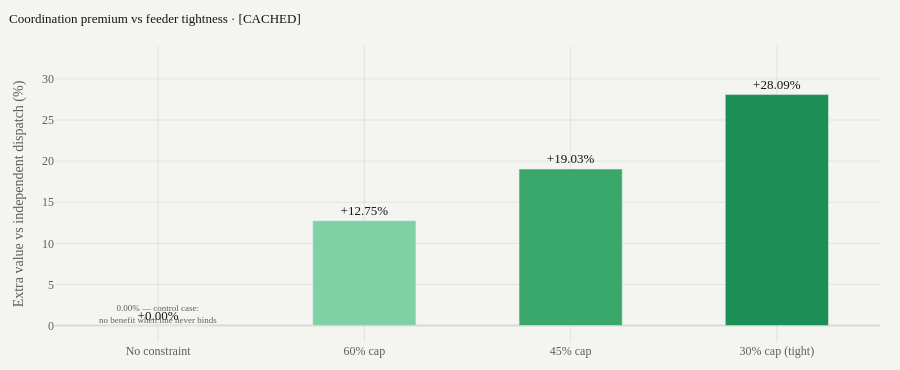

The cell this chart's notebook holds for it:
### Markdown cell above
<a id="6-1"></a>
### 6.1 · The decisive test — what is coordination worth?

This is the central scientific claim, so we test it adversarially. We compare two ways of
operating the *same* fleet on the *same* real prices:

- **Centralized (PRISM).** All devices optimised jointly, respecting the feeder coupling
  constraint (2.3e) — value $V_{\text{central}}$.
- **Independent + curtailment.** Each device optimises for itself, then a realistic
  merit-order rule curtails exports to satisfy the feeder cap (this is how many real systems
  actually operate, e.g. AutoGrid-style) — value $V_{\text{independent}}$.

The **coordination premium** is the extra value centralised control unlocks:

$$
\text{Premium} \;=\; \frac{V_{\text{central}} - V_{\text{independent}}}{V_{\text{independent}}}\times 100\%.
$$

We sweep the feeder cap $F_{f,t}$ from *loose* (100 % of nameplate — never binds) to *tight*
(30 % — binds hard).

> 🟢 **In plain words.** We are checking whether being clever about coordinating the devices
> actually makes more money than just letting each do its own thing. Crucially, we also check
> the case where the shared power line is so wide it never gets in the way — and there,
> coordination *should* be worth nothing. If our test reported a benefit there, it would be
> cheating. It reports **0.00 %**, which is the honest, correct answer and tells you the rest
> of the numbers are trustworthy.

### Code cell
# Coordination premium vs feeder tightness  [CACHED · decisive test]
caps=BENCH["coordination"]["cap_pct"]; inc=BENCH["coordination"]["increment_pct"]
lbl=BENCH["coordination"]["label"]
col=["#cfcfca" if v==0 else "#7fd1a3" if v<15 else "#3aa86b" if v<22 else "#1c8f57" for v in inc]
fig=go.Figure(go.Bar(x=lbl,y=inc,marker_color=col,width=.5,
    text=[f"+{v:.2f}%" for v in inc],textposition="outside",
    textfont=dict(size=13,color="#141414",family="ui-monospace")))
fig.add_annotation(x="No constraint",y=1.4,text="0.00% — control case:<br>no benefit when line never binds",
    showarrow=False,font=dict(size=9,color="#5f5f59",family="ui-monospace"))
fig.update_layout(title=dict(text="Coordination premium vs feeder tightness · [CACHED]",
    font=dict(color="#141414",size=13),x=.01),
    xaxis=dict(gridcolor="rgba(20,20,20,.08)",zeroline=False),
    yaxis=dict(title="Extra value vs independent dispatch (%)",range=[-2,34],
        gridcolor="rgba(20,20,20,.08)",zeroline=True,zerolinecolor="rgba(20,20,20,.12)"),
    paper_bgcolor="#f4f4f1",plot_bgcolor="#f4f4f1",height=370,
    margin=dict(l=55,r=20,t=46,b=20),font=dict(family="ui-monospace",color="#5f5f59"))
fig.show()
print("Premium grows monotonically as the feeder binds harder: 0 → 12.75 → 19.03 → 28.09 %")

### Figure 1 — Plotly figure (JSON) as saved in the notebook; plotly's stock layout.template omitted (floating-point values rounded to 4 significant figures)
{"data": [{"marker": {"color": ["#cfcfca", "#7fd1a3", "#3aa86b", "#1c8f57"]}, "text": ["+0.00%", "+12.75%", "+19.03%", "+28.09%"], "textfont": {"color": "#141414", "family": "ui-monospace", "size": 13}, "textposition": "outside", "type": "bar", "width": 0.5, "x": ["No constraint", "60% cap", "45% cap", "30% cap (tight)"], "y": [0.0, 12.75, 19.03, 28.09]}], "layout": {"annotations": [{"font": {"color": "#5f5f59", "family": "ui-monospace", "size": 9}, "showarrow": false, "text": "0.00% — control case:<br>no benefit when line never binds", "x": "No constraint", "y": 1.4}], "font": {"color": "#5f5f59", "family": "ui-monospace"}, "height": 370, "margin": {"b": 20, "l": 55, "r": 20, "t": 46}, "paper_bgcolor": "#f4f4f1", "plot_bgcolor": "#f4f4f1", "title": {"font": {"color": "#141414", "size": 13}, "text": "Coordination premium vs feeder tightness · [CACHED]", "x": 0.01}, "xaxis": {"gridcolor": "rgba(20,20,20,.08)", "zeroline": false}, "yaxis": {"gridcolor": "rgba(20,20,20,.08)", "range": [-2, 34], "title": {"text": "Extra value vs independent dispatch (%)"}, "zeroline": true, "zerolinecolor": "rgba(20,20,20,.12)"}}}
